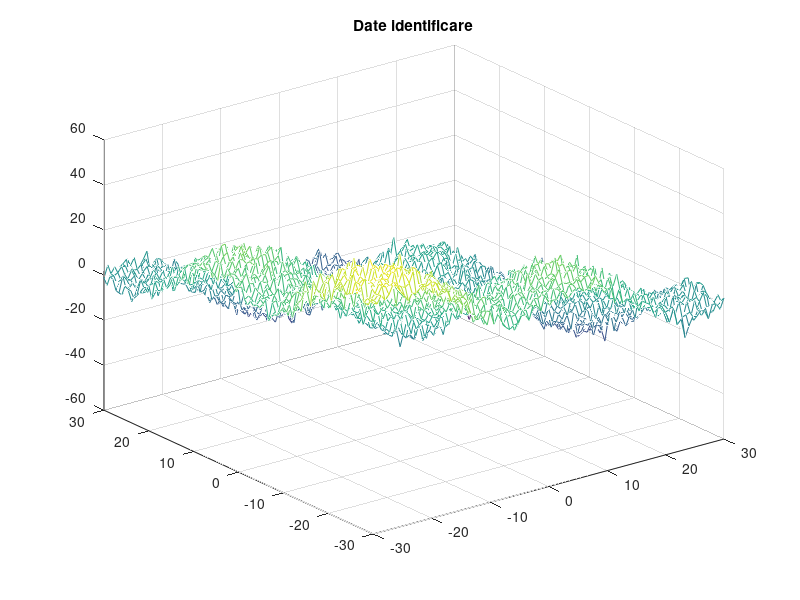
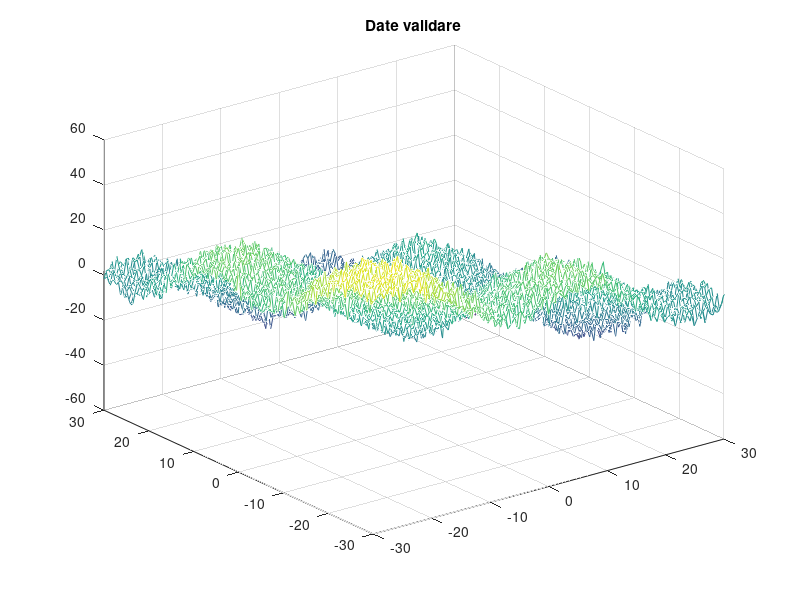

Reproduce these figures in MATLAB, in order. (Note: this script raises an error after producing the figures.)
load('dateTestRegresieLiniara.mat');
M = 15;
MIN_MSE_val = inf;
MIN_MSE_id = inf;
%date identificare
x1_id = id.X{1};
x2_id = id.X{2};
y_id = id.Y;

%date validare
x1_val = val.X{1};
x2_val = val.X{2};
y_val = val.Y;

figure;
mesh(x1_id,x2_id,y_id);
title('Date identificare');
figure;
mesh(x1_val,x2_val,y_val);
title('Date validare');

%initializare MSE si y_final ca fiind goale inafara loop-ului de training pentru a nu
%pierde valorile
MSE_val = [];
MSE_id = [];
y_final_val = [];
y_final_id = [];
for z = 1:M

%initializare matrici necesare ca fiind goale
phi_id = [];
phi_val = [];
theta = [];

%phi identificare
for i = 1:length(x1_id)
    for j = 1:length(x2_id)
        polinom = genereazaPolinom(x1_id(i), x2_id(j), z);
        phi_id = [phi_id; polinom];
    end
end

%phi validare
for i = 1:length(x1_val)
    for j = 1:length(x2_val)
        polinom = genereazaPolinom(x1_val(i), x2_val(j), z);
        phi_val = [phi_val; polinom];
    end
end

%phi_3d = reshape(phi,[length(x1_id),length(x2_id),width(phi)]);
y_concatenat = reshape(y_id,[],1);

%generare iesirii aproximate
theta = phi_id\y_concatenat;
y_aprox_id = phi_id * theta;
y_aprox_val = phi_val * theta;
y_aprox2d_val = reshape(y_aprox_val,[length(y_val),width(y_val)]);
y_aprox2d_id = reshape(y_aprox_id,[length(y_id),width(y_id)]);

%calcul MSE
e_val = y_val-y_aprox2d_val;
e_val = reshape(e_val,[length(e_val)*length(e_val),1]);
MSE_val(z) = 1/length(e_val) * sum(e_val.^2);
e_id = y_id - y_aprox2d_id;
e_id = reshape(e_id,[length(e_id)*length(e_id),1]);
MSE_id(z) = 1/length(e_id) * sum(e_id.^2);

if MSE_val(z) < MIN_MSE_val
y_final_val = y_aprox2d_val;
MIN_MSE_val = MSE_val(z);
grad_minim_val = z;
end

if MSE_id(z) < MIN_MSE_id
y_final_id = y_aprox2d_id;
MIN_MSE_id = MSE_id(z);
grad_minim_id = z;
end
end

%afisare rezultate finale
figure;
mesh(x1_val,x2_val,y_final_val);
title(['yaprox val optim, MSE = ',num2str(MIN_MSE_val),',grad = ',num2str(grad_minim_val)]);


figure;
mesh(x1_id,x2_id,y_final_id);
title(['yaprox id optim, MSE = ',num2str(MIN_MSE_id),',grad = ',num2str(grad_minim_id)]);

figure;
plot(MSE_val);
hold on
plot(MSE_id,'Color','Red')
legend('MSE val','MSE id')
title('MSE');

function polinom = genereazaPolinom(x1, x2, m)
    polinom = [];
    
    for grad_x1 = 0:m
        for grad_x2 = 0:(m - grad_x1)
            termen = x1.^grad_x1.* x2.^grad_x2;
            polinom = [polinom, termen];
        end
    end
end
